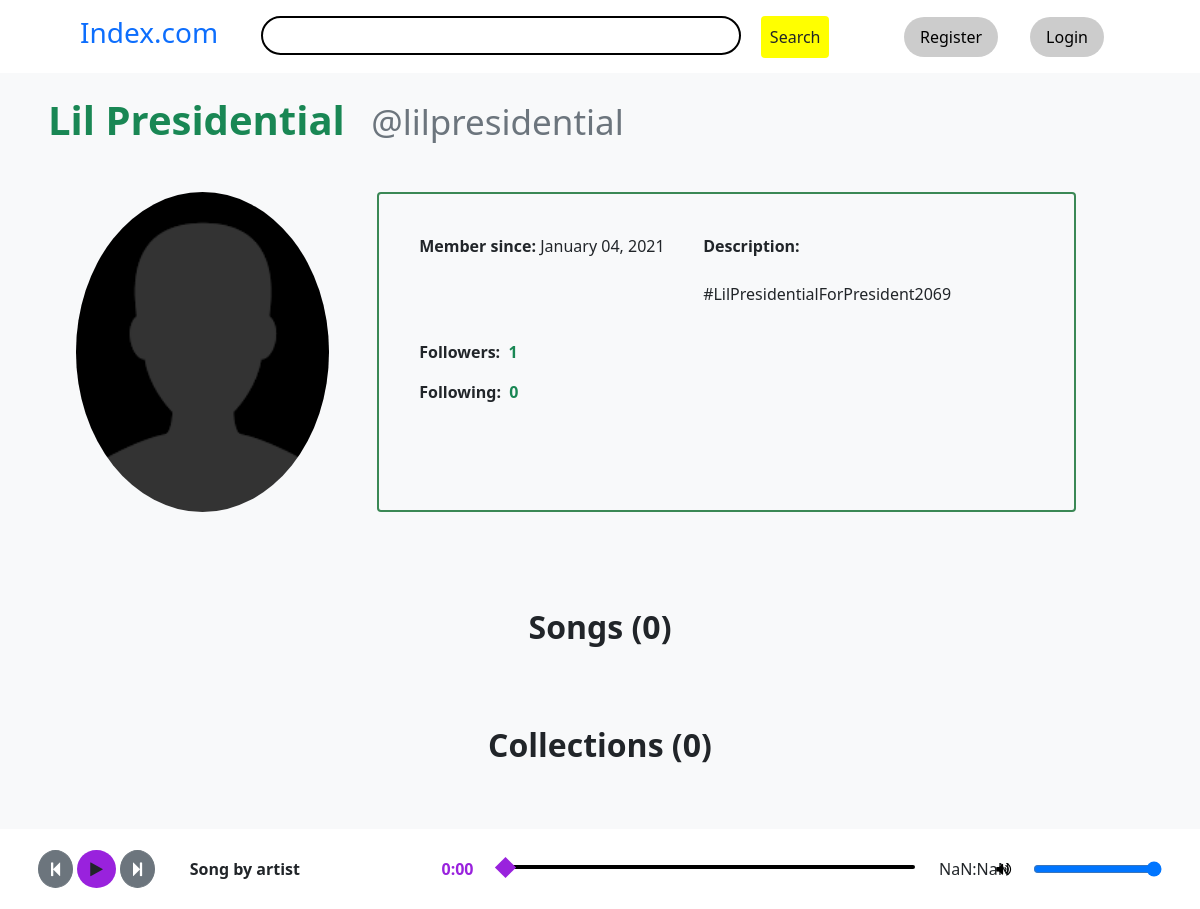
The page /lilpresidential/ on the database as committed earlier.
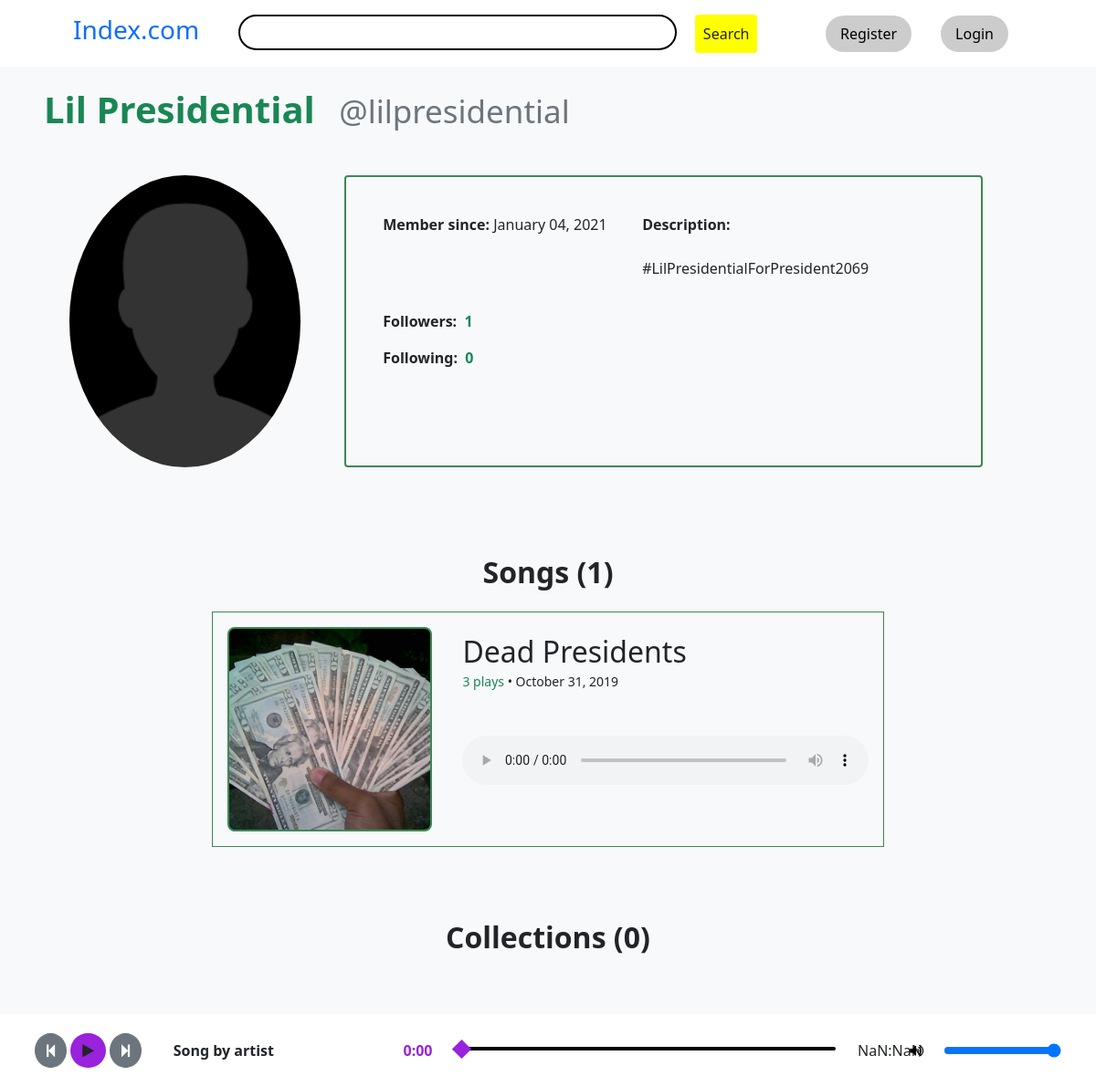
The same page on the database as committed later.
### audiodist/models.py (models this page shows, shortened)
class Artist (models.Model):
    account = models.OneToOneField(Account, on_delete=models.CASCADE)
    name = models.CharField(default='Artist', max_length=60)
    pfp = models.ImageField(default='defaultpfp.png', upload_to='artists/', null=True, blank=True)
    description = models.TextField(max_length=1000, blank=True, null=True)
    date_joined = models.DateField(auto_now_add=True)
    @property
    def pfp_url (self):
        try:
            return self.pfp.url
        except:
            return ''
    @property
    def date_joined_word_form (self):
        return self.date_joined.strftime('%B %d, %Y')
    @property
    def num_public_songs (self):
        return Song.objects.filter(artist=self, is_public=True).count()
    @property
    def num_public_collections (self):
        return Collection.objects.filter(artist=self, is_public=True).count()
    @property
    def num_followers (self):
        return Follower.objects.filter(of=self).count()
    @property
    def num_following (self):
        return Follower.objects.filter(by=self).count()

class Account (AbstractBaseUser):
    email = models.EmailField(verbose_name="email", max_length=60, unique=True)
    username = models.CharField(max_length=30, unique=True)
    dob = models.DateField()
    date_joined = models.DateTimeField(verbose_name='date joined', auto_now_add=True)
    last_login = models.DateTimeField(verbose_name='last login', auto_now=True)
    is_admin = models.BooleanField(default=False)
    is_active = models.BooleanField(default=True)
    is_staff = models.BooleanField(default=False)
    is_superuser = models.BooleanField(default=False)
    USERNAME_FIELD = 'email'
    REQUIRED_FIELDS = ['username', 'dob']
    objects = AccountManager()

class Song (models.Model):
    slug = models.SlugField(max_length=250, null=True, blank=True)
    artist = models.ForeignKey(Artist, on_delete=models.CASCADE)
    title = models.CharField(max_length=100)
    audio_file = models.FileField(upload_to='music/', null=True)
    cover = models.ImageField(default='black.jpeg', upload_to='covers/', null=True, blank=True)
    release_date = models.DateField(default=django.utils.timezone.now)
    plays = models.IntegerField(default=0)
    is_public = models.BooleanField(default=True)
    @property
    def cover_url (self):
        try:
            return self.cover.url
        except:
            return ''
    @property
    def song_url (self):
        try:
            return self.audio_file.url
        except:
            return ''
    @property
    def time_ago (self):
        if (datetime.datetime.now().date() - self.release_date).days == 0:
            return 'Today'
        elif (datetime.datetime.now().date() - self.release_date).days == 1:
            return 'Yesterday'
        elif (datetime.datetime.now().date() - self.release_date).days < 7:
            return f'{(datetime.datetime.now().date() - self.release_date).days} days ago'
        elif (datetime.datetime.now().date() - self.release_date).days < 30:
            return f'{(datetime.datetime.now().date() - self.release_date).days // 7} weeks ago'
        else:
            if (datetime.datetime.now().year - self.release_date.year >= 1):
                return self.release_date.strftime('%B %d, %Y')
            else:
                return self.release_date.strftime('%B %d')

### audiodist/views.py (the view, shortened to what this page needs)
# urls.py: path('<str:username>/', artist_view, name='artist'),
def artist_view (request, username):
    if username in [ account.username for account in Account.objects.all() ]:
        artist = Artist.objects.get(account=Account.objects.get(username=username))
        artist_songs = Song.objects.filter(artist=artist)
        artist_collections = Collection.objects.filter(artist=artist)
        users_of_followers = [ follower.by.account for follower in Follower.objects.filter(of=artist) ]
    else:
        raise Http404('User not found')
    return render(request, 'audiodist/artist.html', { 'artist': artist, 'songs': artist_songs,
    'collections': artist_collections, 'tracks': CollectionTrack.objects.all(),
    'is_authorized': request.user == artist.account, 'is_user_following': request.user in users_of_followers })

### audiodist/views.py (called while the page is built)
def all_views (request):
    try:
        logged_in_artist = Artist.objects.get(account=request.user)
    except:
        logged_in_artist = None
    return { 'logged_in_artist': logged_in_artist, 'user': request.user }

### audiodist/templates/audiodist/artist.html (shortened to what this page needs)
{% extends 'audiodist/base.html' %}
{% load static %}
{% block content %}
    <h1 class="mb-5">
        <strong class="text-success">{{ artist.name }}</strong>
        <span class="text-muted small mx-3">@{{ artist.account.username }}</span>
    </h1>
    <div style="width: 95%; margin: auto;" class="d-flex mb-5">
        <div class="rounded-circle pfp" style="background-image: url('{{ artist.pfp_url }}');" ></div>
        <div class="col-8 mx-5 rounded d-flex" style="border: 2px #3b8855 solid; padding: 2.5rem 2.5rem 0rem;">
            <div class="d-flex" style="flex:0.6; flex-direction: column;">
                <p style="flex:0.5;"><strong>Member since: </strong><span>{{ artist.date_joined_word_form }}</span></p>
                <p class="big"><strong>Followers: &nbsp;</strong><strong class="text-success" id="num-followers">{{ artist.num_followers }}</strong></p>
                <p class="big"><strong>Following: &nbsp;</strong><strong class="text-success">{{ artist.num_following }}</strong></p>
            </div>
            <div style="flex: 0.7;">
                <p class="mb-4"><strong>Description:</strong></p>
                <p>{{ artist.description }}</p>
            </div>
        </div>
    </div>
    <div class="pt-5 mx-auto text-center">
        {% if user == artist.account %}
            <h2 class="mb-3"><strong>Songs ({{ artist.num_songs }})</strong></h2>
            <a class="btn btn-success mb-5" href="{% url 'create-song' %}">Post a song</a>
        {% else %}
            <h2 class="mb-3"><strong>Songs ({{ artist.num_public_songs }})</strong></h2>
        {% endif %}
        <div>
            {% for song in songs %}
                {% if user == artist.account or song.is_public %}
                <div style="border: 1px #3b8855 solid; text-align: left;"
                class="col-8 p-3 mx-auto d-flex my-4 text-decoration-none text-dark">
                    <div style="flex: 0.55;">
                        <div class="cover" style="background-image: url('{{ song.cover_url }}');"></div>
                    </div>
                    <div class="d-flex" style="flex: 0.95; flex-direction: column;">
                        <a href="{% url 'song' artist.account.username song.slug %}" class="text-decoration-none text-dark"
                        style="flex:0.7;">
                            <h2 class="mt-2 mb-0">{{ song.title }}</h2>
                            <small><span class="text-success song-plays">{{ song.plays }} plays</span> &bullet;
                                {{ song.time_ago }}</small>
                        </a>
                        <audio controls class="d-block unplayed" data-action="play" data-slug="{{ song.slug }}" style="width: 100%;">
                            <source src="{{ song.song_url }}">
                        </audio>
                    </div>
                </div>
                {% endif %}
            {% endfor %}
        </div>
        {% if user == artist.account %}
            <h2 style="margin-top: 5rem;" class="mb-3"><strong>Collections ({{ artist.num_collections }})</strong></h2>
            <a class="btn btn-success mb-5" href="{% url 'create-collection' %}">Create a collection</a>
        {% else %}
        <h2 style="margin-top: 5rem;" class="mb-3"><strong>Collections ({{ artist.num_public_collections }})</strong></h2>
        {% endif %}
    </div>
{% endblock content %}

Rows that differ between the two databases and show on the page:
computed for Artist "Lil Presidential": num_public_songs "0" → "1"
added Song: cover_url (picture), title "Dead Presidents", plays "3", time_ago "October 31, 2019"
